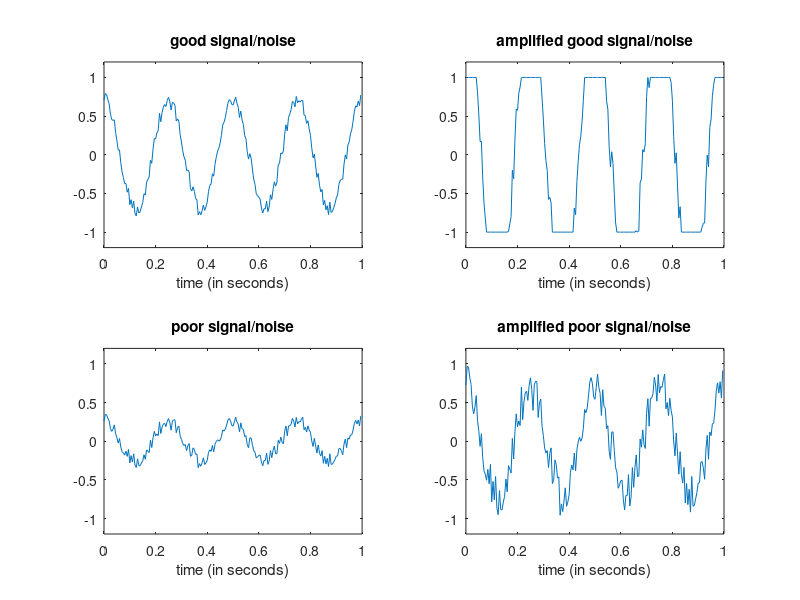

This chart was generated by the following MATLAB code:
function graph_snr;
%shows simple plot of sine waves with noise
sampleRate = 200; % samples per second
dt = 1/sampleRate; % time per sample
sampleDuration = 1.0; % seconds
x = (0:dt:sampleDuration-dt)';     % seconds
goodSignal = 0.70;
poorSignal = 0.25;
goodVersusPoor = goodSignal/poorSignal;
noise = 0.2; %amplitude of noise, SNR e.g. 0.1 means noise 10% amplitude of signal
clipMinMax = [-1 1];
myAxis = [0 sampleDuration (-1-(noise)) (1+(noise))];
%% Sine wave:
freq = 4;  % frequency in hertz
signal = cos(2*pi*freq*x); %if you have DSPtoolbox you could use "modulate"
n = (rand(length(x),1)-0.5)*noise; %-0.5 to make noise -0.5..0.5
%init plots
figure;
set(gcf,'color','w');
%graph 1: standard SNR
y = (signal*goodSignal)+n;
subplot(2,2,1)
sub_draw(x,y,myAxis,clipMinMax, 'good signal/noise');
%graph 2: amplified standard SNR
y = ((signal*goodSignal)+n)*goodVersusPoor;
subplot(2,2,2)
sub_draw(x,y,myAxis,clipMinMax, 'amplified good signal/noise');
%graph 3: low SNR
subplot(2,2,3);
y = (signal *poorSignal)+n;
sub_draw(x,y,myAxis,clipMinMax, 'poor signal/noise');
%graph 2: amplified low SNR
subplot(2,2,4)
y = ((signal *poorSignal)+n)*goodVersusPoor;
sub_draw(x,y,myAxis,clipMinMax, 'amplified poor signal/noise');


function sub_draw(x,y, a, yclip, t);
%x : horizontal values
%y : vertical values
%a : [0 1 -2 2] shows horzintonal range 0..1, vertical range -2..2
%yclip : [-1 1] will clip y values to range -1..1 
%t : title
y(y<yclip(1)) = yclip(1); %clip values more than max
y(y>yclip(2)) = yclip(2); %clip values more than min

plot(x,y);
xlabel('time (in seconds)');
title(t);
axis(a);
%end; %function sub_draw